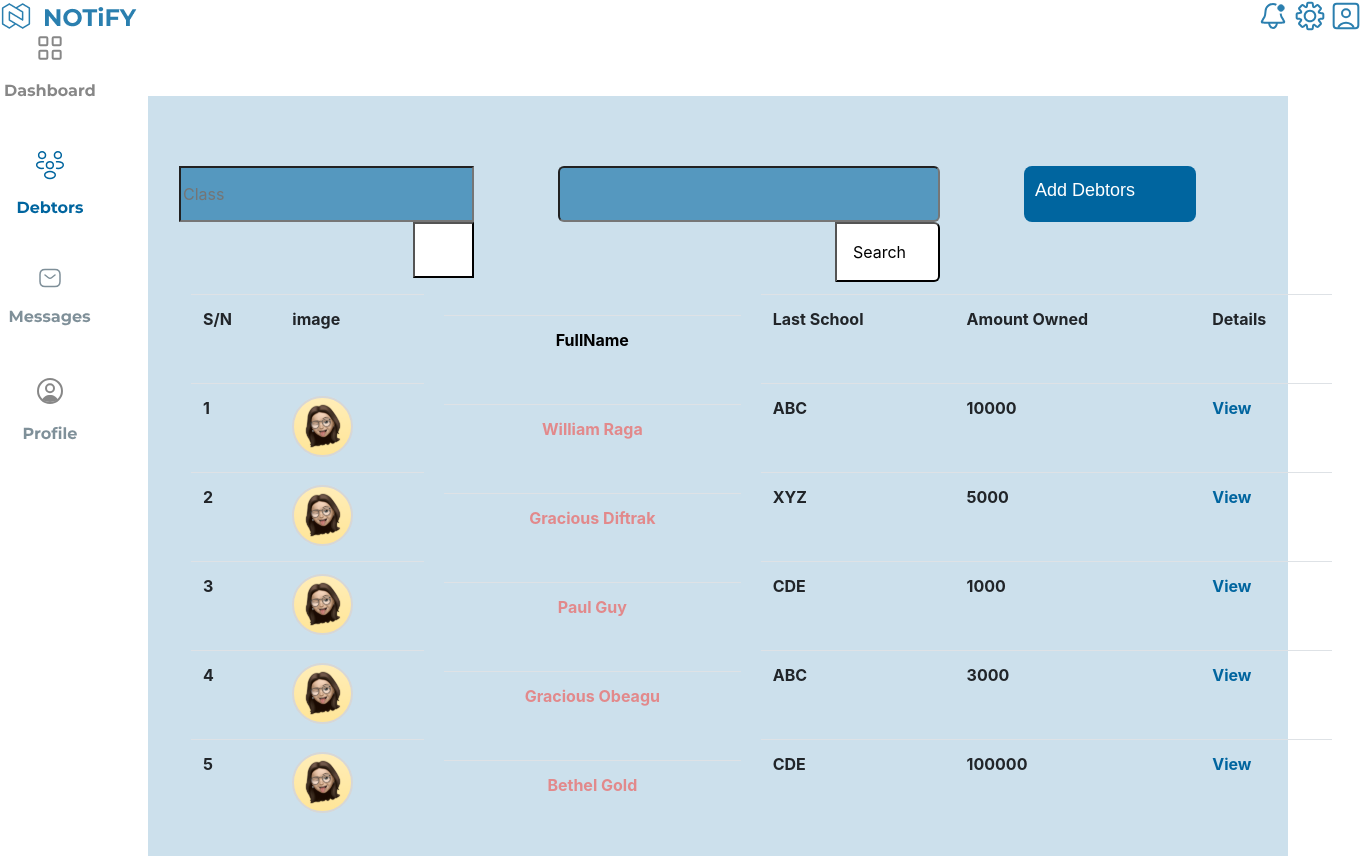
Screenshot of /directory/ with the database file from the repository.
### mydebtorsapp/models.py (models this page shows, shortened)
class Student(models.Model):
  first_name = models.CharField(max_length=150)
  last_name = models.CharField(max_length=150)
  parent_name = models.CharField(max_length=200)
  parent_email = models.EmailField(max_length=100)
  parent_phone_no = models.BigIntegerField()
  address = models.CharField(max_length=200)
  location = models.CharField(max_length=100, default="XYZ")
  admission_no = models.CharField(max_length=12, unique=True)
  fees_owed = models.IntegerField()
  last_school = models.ForeignKey(School, on_delete=models.CASCADE, default=True)

class School(models.Model):
  school_name = models.CharField(max_length=100)
  school_admin = models.CharField(max_length=100)
  school_email = models.EmailField()
  school_address = models.CharField(max_length=100)
  school_location = models.CharField(max_length=100)
  school_phone_no = models.BigIntegerField()
  def __str__(self):
    return f"{self.school_name}"

### mydebtorsapp/views.py (the view)
# urls.py: path("directory/", views.directory_page, name="directory"),
def directory_page(request):
  students = Student.objects.all()
  context = {
    'students': students
  }
  return render(request, 'debtors_directory/directory.html', context)

### templates/debtors_directory/directory.html (shortened to what this page needs)
{% load static %}
<!DOCTYPE html>
<html lang="en">
<head>
    <link rel="stylesheet" href="{% static 'dir_style.css' %}">
    <link rel="stylesheet" href="https://cdn.jsdelivr.net/npm/bootstrap@4.6.2/dist/css/bootstrap.min.css">
</head>
<body>
    <div class="head">
       <a href="homepage"> <img src="{% static 'logo.png' %}"></a>
       <div>
        <a href="notificationn"> <img src="Bell_pinbell.svg" ></a>
        <a href="settings"> <img src="Setting_linesettings.svg" ></a>
        <a href="profile"> <img src="User_box.svg" ></a>
       </div>
    </div>
    <div class="bar">
        <a href="dashboard"> <img src="Frame 148dashboard.svg" ></a>
        <a href="debtor"> <img src="debtors.svg" ></a>
        <a href="message"> <img src="message.svg" ></a>
        <a href="profile"> <img src="profile.svg" ></a>
    </div>
<div class="container">
    <div class="bar2">
        <div class="cl">
            <form action="">
            <input type="text" placeholder="Class"><button type="menu">#</button>
        </form>
        </div>
        <div class="ser">
            <form>
            <input type="text" name="search">
            <button type="submit"> Search</button>
            </form>
        </div>
        <div class="add">
            <a href="{% url 'about_debtors' %}" class="btn btn-link">Add Debtors</a>
         </div>
         <div class="table">
            <div class="names">
                <table>
                    <tr id="debtors detail">
                        <th>S/N</th>
                        <th colspan="1">image</th>
                        <th colspan="1" class="pro" id="top">FullName </th>
                        <th colspan="1">Last School</th>
                        <th colspan="1">Amount Owned</th>
                        <th colspan="1">Details</th>
                    </tr>
                    {% for student in students %}
                    <tr>
                        <th>{{forloop.counter}}</th>
                        <th><img src="face.svg"></th>
                        <th class="pro">{{student.first_name}} {{student.last_name}} </th>
                        <th>{{student.last_school}}</th>
                        <th>{{student.fees_owed}}</th>
                        <th><a href="{% url 'individual-debtor' student.id %}" class="view">View</a>
                    </tr>
                    {% endfor %}
                </table>
         </div>
        </div>
    </div>
</div>
</body>
</html>

### static/dir_style.css (style rules this page uses)
.head { display: flex; flex-direction: row; align-items: flex-end; flex: content; flex-wrap: wrap; justify-content: space-between; justify-items: auto; margin-bottom: auto; }
.bar { display: flex; flex-direction: column; align-items: center; gap: 49px; width: 100px; height: 411px; left: 32px; top: 135px; padding: 0px; }
.bar2 .ser { box-sizing: border-box; }
.cl { display: flex; flex-direction: row; justify-content: flex-end; align-items: flex-start; flex-wrap: wrap; padding: 0px; width:356px; height: 56px; }
.cl button { display: flex; flex-direction: row; align-items: flex-start; float: right; width: 61px; height: 56px; color: white; background: #ffff; padding: 15px 16px; }
.cl input { width: 295px; height: 56px; background: #5598BF; }
.ser { display: flex; flex-direction: column; align-items: flex-end; padding: 0px; isolation: isolate; width: 382px; height: 56px; }
.ser input { display: flex; flex-direction: row; align-items: flex-start; isolation: isolate; width: 382px; height: 56px; background: #5598BF; border-radius: 6px; font-size: large; font-family: sans-serif; }
.ser button { display: flex; flex-direction: row; align-items: flex-start; padding: 16px; gap: 16px; isolation: isolate; position:relative; float:right; background: #FFFFFF; border-radius: 0px 6px 6px 0px; margin: auto; }
.bar2 { display: flex; flex-direction: row; align-items: flex-start; padding: 0px; gap: 84px; justify-content: space-between; position: center; width: 1078px; height: 56px; left: 223px; top: 176px; margin: auto; }
.add .btn { display: flex; flex-direction: row; align-items: flex-start; padding: 16px; gap: 8px; width: 40px; padding: 10px; text-decoration: none; width: 172px; height: 56px; background: #00659F; border-radius: 8px; text-align: center; font-size: large; font-family: sans-serif; color: #FFFFFF; position: absolute; flex: none; order: 1; flex-grow: 0; }
.names { display: flex; flex-direction: column; position: absolute; justify-items: center; height: 678px; width: 1181px; left: 23px; top: 178px; border-radius: 0px; }
table , tr, th, td { text-align: justify; align-items: justify; padding: 5px; border-spacing: 5px; margin: 20px; }
.table { display: block; }
.pro { display: flex; flex-direction: row; justify-items: flex-start; justify-content: space-evenly; align-items: center; color: #E2898B; }
.pro#top { color: black; }
.container { display: inline-block; position: absolute; justify-content: center; align-self: center; align-items: center; justify-items: center; height: 880px; width: 1260px; left: 148px; top: 96px; border-radius: 0px; background: #CCE0EC; padding-top: 70px; }
.view { color: #00659F; }

### rows the page displays
Student: first_name "William", last_name "Raga", last_school "ABC", fees_owed "10000"
Student: first_name "Gracious", last_name "Diftrak", last_school "XYZ", fees_owed "5000"
Student: first_name "Paul", last_name "Guy", last_school "CDE", fees_owed "1000"
Student: first_name "Gracious", last_name "Obeagu", last_school "ABC", fees_owed "3000"
Student: first_name "Bethel", last_name "Gold", last_school "CDE", fees_owed "100000"
